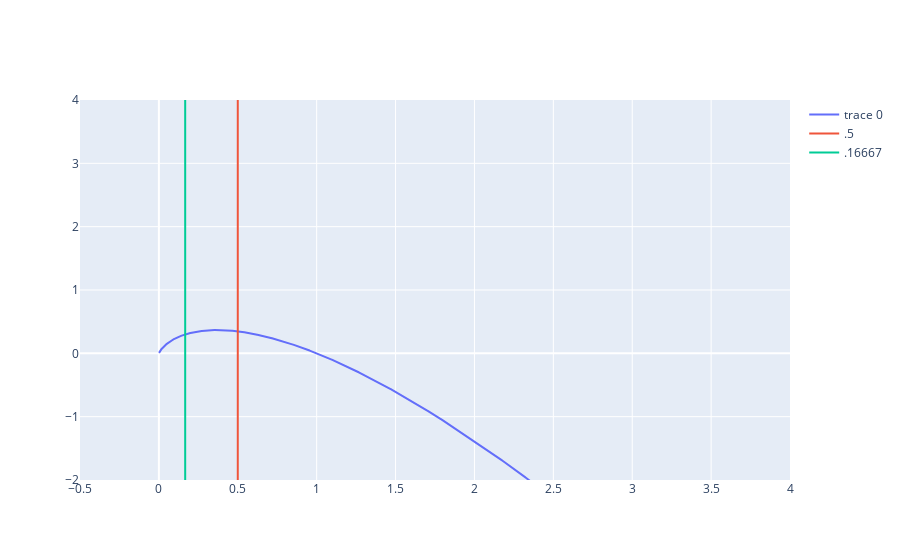

Source (notebook cell):
### Code cell
import plotly.graph_objects as go



fig = go.Figure(data=go.Scatter(x=x, y = -y))
fig.add_trace(go.Scatter(x = np.repeat(.5, 15), \
    y = np.arange(-2,5), mode = 'lines', name = '.5') )
fig.add_trace(go.Scatter(x = np.repeat(.16667, 15), \
    y = np.arange(-2,5), mode = 'lines', name = '.16667') )
fig.update_xaxes(range = [-.5,4])
fig.update_yaxes(dtick = 1, range = [-2,4])
fig.show()

### Figure 1 — Plotly figure (JSON) as saved in the notebook; plotly's stock layout.template omitted (floating-point values rounded to 4 significant figures; data arrays with more than 128 entries replaced by an {"elided": "..."} marker saying what was removed)
{"data": [{"type": "scatter", "x": {"elided": "4999 float values"}, "y": {"elided": "4999 float values"}}, {"mode": "lines", "name": ".5", "type": "scatter", "x": [0.5, 0.5, 0.5, 0.5, 0.5, 0.5, 0.5, 0.5, 0.5, 0.5, 0.5, 0.5, 0.5, 0.5, 0.5], "y": [-2, -1, 0, 1, 2, 3, 4]}, {"mode": "lines", "name": ".16667", "type": "scatter", "x": [0.1667, 0.1667, 0.1667, 0.1667, 0.1667, 0.1667, 0.1667, 0.1667, 0.1667, 0.1667, 0.1667, 0.1667, 0.1667, 0.1667, 0.1667], "y": [-2, -1, 0, 1, 2, 3, 4]}], "layout": {"xaxis": {"range": [-0.5, 4]}, "yaxis": {"dtick": 1, "range": [-2, 4]}}}
